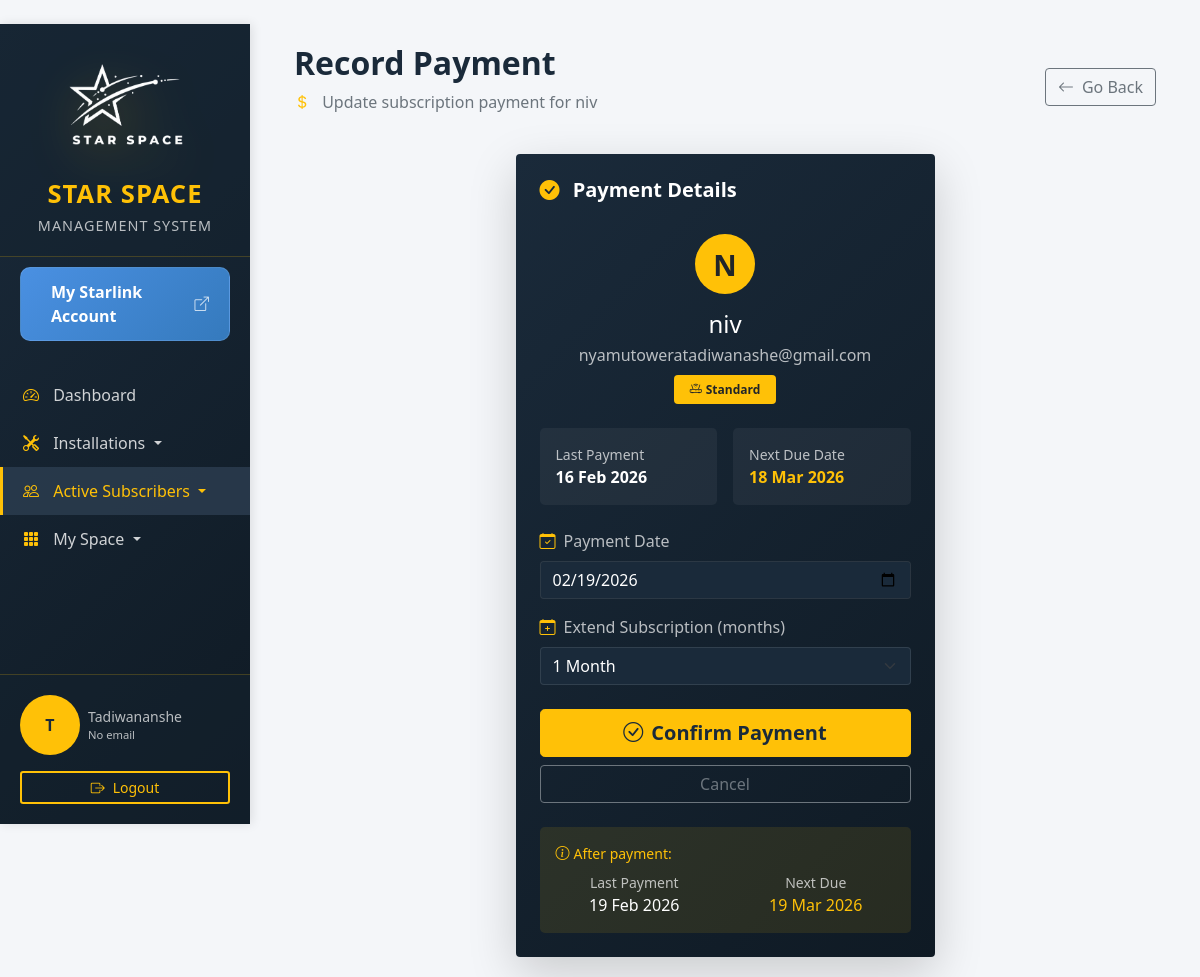
Page /subscribers/1/mark-paid/?next=/subscribers/ (signed in) on the committed database.
### clients/models.py (models this page shows, shortened)
class Client(models.Model):
    name = models.CharField(max_length=200)
    contact = models.CharField(max_length=20, validators=[
        RegexValidator(
            regex=r'^\(?\d{3}\)?[\s.-]?\d{3}[\s.-]?\d{4}$',
            message='Enter a valid phone number. Formats: (078) 776-8637, 078-776-8637, or 0787768637'
        )
    ])
    email = models.EmailField()
    created_at = models.DateTimeField(auto_now_add=True)
    updated_at = models.DateTimeField(auto_now=True)
    class Meta:
        abstract = True

class ActiveSubscriber(Client):
    KIT_TYPES = [
        ('STANDARD', 'Standard'),
        ('MINI', 'Mini'),
    ]
    kit_type = models.CharField(max_length=10, choices=KIT_TYPES)
    last_subscription_date = models.DateField()
    next_subscription_date = models.DateField()
    is_active = models.BooleanField(default=True)
    auto_notify = models.BooleanField(default=True, help_text="Send automatic due date notifications")
    is_deactivated = models.BooleanField(default=False, help_text="Whether the subscriber account is deactivated")
    deactivated_at = models.DateTimeField(null=True, blank=True)
    deactivation_reason = models.TextField(blank=True, null=True, help_text="Reason for deactivation")
    class Meta:
        ordering = ['-is_deactivated', 'next_subscription_date']

### clients/views.py (the view, shortened to what this page needs)
# urls.py: path('subscribers/<int:pk>/mark-paid/', views.mark_subscriber_paid, name='mark_subscriber_paid'),
@login_required(login_url='clients:login')
def mark_subscriber_paid(request, pk):
    subscriber = get_object_or_404(ActiveSubscriber, pk=pk)
    return render(request, 'clients/mark_paid.html', {'subscriber': subscriber})

### templates/clients/mark_paid.html (shortened to what this page needs)
{% extends 'base.html' %}
{% load static %}
{% block content %}
<div class="container-fluid px-4">
    <div class="d-flex justify-content-between align-items-center mb-4">
        <div>
            <h2 class="fw-bold" style="color: #1a2a3a;">Record Payment</h2>
            <p class="text-muted">
                <i class="bi bi-currency-dollar me-2" style="color: #ffc107;"></i>
                Update subscription payment for {{ subscriber.name }}
            </p>
        </div>
        <a href="javascript:history.back()" class="btn btn-outline-secondary">
            <i class="bi bi-arrow-left me-2"></i>Go Back
        </a>
    </div>
    <div class="row justify-content-center">
        <div class="col-md-8 col-lg-6">
            <div class="card border-0 shadow-lg" style="background: linear-gradient(135deg, #1a2a3a 0%, #0f1a24 100%);">
                <div class="card-header bg-transparent border-0 pt-4 px-4">
                    <h5 class="fw-bold text-white mb-0">
                        <i class="bi bi-check-circle-fill me-2" style="color: #ffc107;"></i>
                        Payment Details
                    </h5>
                </div>
                <div class="card-body p-4">
                    <div class="text-center mb-4">
                        <div class="avatar-circle bg-warning text-dark mx-auto mb-3" style="width: 60px; height: 60px; font-size: 1.8rem;">
                            {{ subscriber.name|make_list|first|upper }}
                        </div>
                        <h4 class="text-white mb-1">{{ subscriber.name }}</h4>
                        <p class="text-white-50 mb-0">{{ subscriber.email }}</p>
                        <p class="text-white-50">
                            <span class="badge bg-warning text-dark px-3 py-2 mt-2">
                                <i class="bi bi-router me-1"></i>{{ subscriber.get_kit_type_display }}
                            </span>
                        </p>
                    </div>
                    <div class="row g-3 mb-4">
                        <div class="col-6">
                            <div class="p-3 rounded-3" style="background: rgba(255,255,255,0.05);">
                                <small class="text-white-50 d-block">Last Payment</small>
                                <span class="text-white fw-bold">{{ subscriber.last_subscription_date|date:"d M Y" }}</span>
                            </div>
                        </div>
                        <div class="col-6">
                            <div class="p-3 rounded-3" style="background: rgba(255,255,255,0.05);">
                                <small class="text-white-50 d-block">Next Due Date</small>
                                <span class="text-warning fw-bold">{{ subscriber.next_subscription_date|date:"d M Y" }}</span>
                            </div>
                        </div>
                    </div>
                    <form method="post" action="{% url 'clients:mark_subscriber_paid' subscriber.pk %}">
                        <div class="mb-3">
                            <label class="form-label text-white-50">
                                <i class="bi bi-calendar-check me-2" style="color: #ffc107;"></i>Payment Date
                            </label>
                            <input type="date" name="payment_date" class="form-control bg-dark text-white border-warning"
                                   value="{% now 'Y-m-d' %}" required>
                        </div>
                        <div class="mb-4">
                            <label class="form-label text-white-50">
                                <i class="bi bi-calendar-plus me-2" style="color: #ffc107;"></i>Extend Subscription (months)
                            </label>
                            <select name="next_subscription_months" class="form-select bg-dark text-white border-warning">
                                <option value="1">1 Month</option>
                            </select>
                        </div>
                        <div class="d-grid gap-2">
                            <button type="submit" class="btn btn-warning btn-lg">
                                <i class="bi bi-check-circle me-2"></i>Confirm Payment
                            </button>
                            <a href="javascript:history.back()" class="btn btn-outline-secondary">
                                Cancel
                            </a>
                        </div>
                    </form>
                    <div class="mt-4 p-3 rounded-3" style="background: rgba(255,193,7,0.1);">
                        <small class="text-warning d-block mb-2">
                            <i class="bi bi-info-circle me-1"></i>After payment:
                        </small>
                        <div class="row text-center">
                            <div class="col-6">
                                <div class="text-white-50 small">Last Payment</div>
                                <div class="text-white" id="previewLast">{% now "d M Y" %}</div>
                            </div>
                            <div class="col-6">
                                <div class="text-white-50 small">Next Due</div>
                                <div class="text-warning" id="previewNext">{% now "d M Y" %}</div>
                            </div>
                        </div>
                    </div>
                </div>
            </div>
        </div>
    </div>
</div>
{% endblock %}

### templates/base.html (shortened to what this page needs)
﻿<!DOCTYPE html>
<html lang="en">
<head>
    {% load static %}
    <link href="https://cdn.jsdelivr.net/npm/bootstrap@5.1.3/dist/css/bootstrap.min.css" rel="stylesheet">
    <link rel="stylesheet" href="https://cdn.jsdelivr.net/npm/bootstrap-icons@1.8.1/font/bootstrap-icons.css">
</head>
</head>
<body>
    <div class="wrapper">
        <nav id="sidebar">
            <div class="sidebar-header">
                <div class="sidebar-logo">
                    <img src="{% static 'images/bg3.png' %}" alt="Star Space Logo">
                </div>
                <h3>STAR SPACE</h3>
                <p class="text-white-50 small mb-0">Management System</p>
            </div>
            <a href="https://www.starlink.com/account" target="_blank" class="starlink-btn">
                <span>My Starlink Account</span>
                <i class="bi bi-box-arrow-up-right" style="font-size: 0.9rem; opacity: 0.8;"></i>
            </a>
            <ul class="list-unstyled components">
                <li class="{% if request.resolver_match.url_name == 'dashboard' %}active{% endif %}">
                    <a href="{% url 'clients:dashboard' %}">
                        <i class="bi bi-speedometer2"></i> Dashboard
                    </a>
                </li>
                <li class="{% if 'installation' in request.resolver_match.url_name %}active{% endif %}">
                    <a href="#installationsSubmenu" data-bs-toggle="collapse" aria-expanded="false" class="dropdown-toggle">
                        <i class="bi bi-tools"></i> Installations
                    </a>
                </li>
                <li class="{% if 'subscriber' in request.resolver_match.url_name %}active{% endif %}">
                    <a href="#subscribersSubmenu" data-bs-toggle="collapse" aria-expanded="false" class="dropdown-toggle">
                        <i class="bi bi-people"></i> Active Subscribers
                    </a>
                </li>
                <li class="{% if 'order' in request.resolver_match.url_name %}active{% endif %}">
                    <a href="#mySpaceSubmenu" data-bs-toggle="collapse" aria-expanded="false" class="dropdown-toggle">
                        <i class="bi bi-grid-3x3-gap-fill"></i> My Space
                    </a>
                </li>
            </ul>
            <div class="sidebar-footer">
                {% if user.is_authenticated %}
                <div class="d-flex align-items-center mb-3">
                    <div class="avatar-circle me-2">
                        {{ user.username|make_list|first|upper }}
                    </div>
                    <div class="flex-grow-1">
                        <small class="text-white-50 d-block">{{ user.username }}</small>
                        <small class="text-white-50" style="font-size: 0.7rem;">{{ user.email|default:"No email"|truncatechars:20 }}</small>
                    </div>
                </div>
                <div class="d-grid gap-2">
                    <a href="{% url 'clients:logout' %}" class="btn btn-outline-warning btn-sm">
                        <i class="bi bi-box-arrow-right me-2"></i>Logout
                    </a>
                </div>
                {% endif %}
            </div>
        </nav>
        <div id="content">
            {% block content %}
            {% endblock %}
        </div>
    </div>
</body>
</html>

### templates/base.html (style rules this page uses)
body { background: #f4f6f9; margin: 0; padding: 0; overflow-x: hidden; }
.wrapper { display: flex; width: 100%; align-items: stretch; }
#sidebar { min-width: 250px; max-width: 250px; background: linear-gradient(135deg, #1a2a3a 0%, #0f1a24 100%); color: #fff; transition: all 0.3s; height: 100vh; position: sticky; top: 0; box-shadow: 2px 0 10px rgba(0,0,0,0.1); display: flex; flex-direction: column; }
#sidebar .sidebar-header { padding: 20px; background: rgba(21, 35, 46, 0.5); border-bottom: 1px solid rgba(255, 193, 7, 0.2); text-align: center; }
.sidebar-logo { width: 120px; height: 120px; margin: 0 auto 15px; animation: float 3s ease-in-out infinite; filter: drop-shadow(0 15px 25px rgba(255, 193, 7, 0.4)); }
.sidebar-logo img { width: 100%; height: 100%; object-fit: contain; }
#sidebar .sidebar-header h3 { color: #ffc107; margin: 15px 0 5px 0; font-size: 1.6rem; font-weight: 600; letter-spacing: 1px; }
#sidebar .sidebar-header p { color: rgba(255, 255, 255, 0.7) !important; margin-top: 5px; font-size: 0.9rem; text-transform: uppercase; letter-spacing: 1px; }
#sidebar ul.components { padding: 20px 0; flex: 1; overflow-y: auto; }
#sidebar ul li a { padding: 12px 20px; font-size: 1rem; display: block; color: rgba(255, 255, 255, 0.8); text-decoration: none; transition: all 0.3s; border-left: 3px solid transparent; }
#sidebar ul li.active > a { color: #ffc107; background: rgba(44, 62, 80, 0.8); border-left: 3px solid #ffc107; }
#sidebar ul li a i { margin-right: 10px; width: 20px; text-align: center; color: #ffc107; }
#content { width: 100%; padding: 20px; min-height: 100vh; transition: all 0.3s; background: #f4f6f9; }
.sidebar-footer { padding: 20px; border-top: 1px solid rgba(255, 193, 7, 0.2); background: rgba(21, 35, 46, 0.5); }
.avatar-circle { width: 35px; height: 35px; border-radius: 50%; display: flex; align-items: center; justify-content: center; font-weight: bold; font-size: 1rem; background-color: #ffc107; color: #1a2a3a; }
.text-white-50 { color: rgba(255, 255, 255, 0.7) !important; }
.btn-outline-warning { color: #ffc107; border-color: #ffc107; border-width: 2px; }
.btn-warning { background-color: #ffc107; border-color: #ffc107; color: #1a2a3a; font-weight: 600; }
.starlink-btn { background: linear-gradient(135deg, #4a90e2 0%, #357abd 100%); border: none; color: white; font-weight: 600; padding: 12px 20px; border-radius: 10px; margin: 10px 20px; display: flex; align-items: center; justify-content: center; gap: 10px; transition: all 0.3s ease; border: 1px solid rgba(255, 255, 255, 0.1); cursor: pointer; text-decoration: none; }
.starlink-btn i { font-size: 1.2rem; }

### templates/clients/mark_paid.html (style rules this page uses)
.avatar-circle { width: 60px; height: 60px; border-radius: 50%; display: flex; align-items: center; justify-content: center; font-weight: bold; }
.form-control, .form-select { background-color: #1a2a3a !important; border: 1px solid rgba(255, 255, 255, 0.1) !important; color: white !important; }
.btn-warning { background-color: #ffc107; border-color: #ffc107; color: #1a2a3a; font-weight: 600; transition: all 0.3s ease; }

### rows in the picture
ActiveSubscriber: name "niv", name|make_list "N", email "nyamutoweratadiwanashe@gmail.com", kit_type "Standard", last_subscription_date "16 Feb 2026", next_subscription_date "18 Mar 2026"

### other values in the picture
{{ user.username|make_list|first|upper }} "T"
{{ user.username }} "Tadiwananshe"
{{ user.email|default:"No email"|truncatechars:20 }} "No email"
